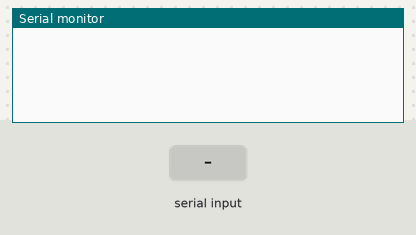
Bench run of a sketch on a simulated ESP8266 (NodeMCU). On the bench: the last lines printed to the serial monitor. Inputs (shaded band) come from the test bench. WiFi joins after 1.5 s; servers stay silent unless stated.

Above: at 3.0 s.
3.1 s: "90,45,200\n" received over Serial
At 4.1 s:
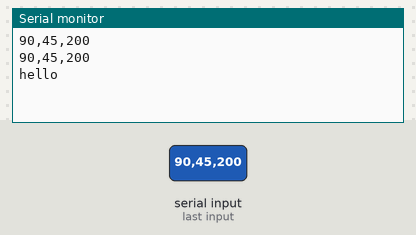
4.6 s: "90,45\n" received over Serial
At 5.0 s:
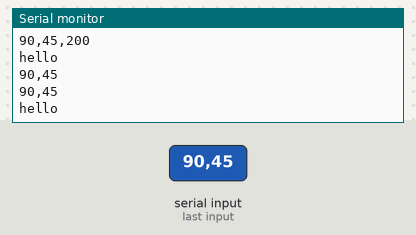
6.1 s: "90,45,200,10\n" received over Serial
At 6.5 s:
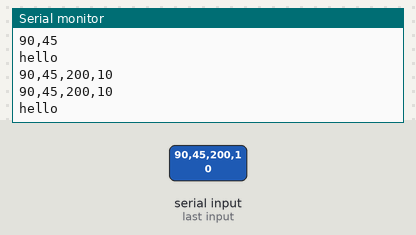
7.6 s: "90,45,200,10,150,30\n" received over Serial
At 8.0 s:
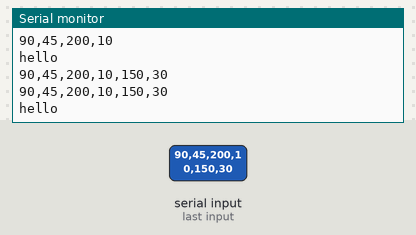
9.1 s: "0\n" received over Serial
At 9.5 s:
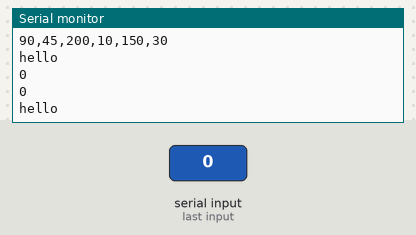

The sketch:

node_mcu.ino
```cpp
//NODEMCU 8266 PROGRAMMING (ARDUINO_IDE)


//INITIALIZATION OF REQUIRED LIBRARIES
#define BLYNK_PRINT Serial
#include <ESP8266WiFi.h>
#include <BlynkSimpleEsp8266.h>
#include <SoftwareSerial.h>


char auth[] = "h7N5_B-fz7K_51qODgI9pgWBx2zE8IG4"; //AUTHENTICATION TOKEN GENERATED FROM BLYNK APP


char ssid[] = " << Enter ssid >> ";   // WiFi credentials.
char pass[] = " << Enter password >> ";       // Password set in " " for open networks.

BlynkTimer timer;  //Declaratin of in-built blynk timer for syncronization purposes


String myString; // complete message from arduino, which consistors of snesors data
char rdata;      // received charactors

int firstVal, secondVal,thirdVal; // sensors

int led1,led2,led3,led4,led5,led6; //variables declared for the LEDs present in Blynk app widgets

// This function sends Arduino's up time every second to Virtual Pin (1).
// In the app, Widget's reading frequency should be set to PUSH.
// This indicates how often we send data to blynk app

void myTimerEvent()
{
  Blynk.virtualWrite(V1, millis() / 1000);
}


void setup()
{
  BlynkTimer timer;
  Serial.begin(9600);    //ACTIVATES SERIAL COMMUNICATION WITH BAUD RATE AS 9600
  Blynk.begin(auth, ssid, pass);   // INBUILT FUNCTION THAT ENABLES THE CONNECTION BETWEEN
                                   // THE CODE HERE AND BLYNK APPLICATION

    //call of each time day and user defined function (sensorvalueX)
    timer.setInterval(1000L,sensorvalue1); // timer.setInterval(time,user-defined function), takes
                                           // in the delayed time and the user defined function as
                                           // its input. here, sersorvalue1 is a user defined funtion
                                           // defined below
    timer.setInterval(1000L,sensorvalue2);
    timer.setInterval(1000L,sensorvalue3);
    timer.setInterval(1000L,sensorvalue4);
    timer.setInterval(1000L,sensorvalue5);
    timer.setInterval(1000L,sensorvalue6);
}


void loop()
{
   if (Serial.available() == 0 ) // TRIGGERS THIS CONDITION IF NOD MCU MODULE HASN'T RECEIVED ANY DATA

   {
      Blynk.run();               //INITIATES BLYNK APP
      timer.run();               // Initiates BlynkTimer
   }

  if (Serial.available() > 0 ) // TRIGGERS THIS CONDITION IF NOD MCU HAS RECEIVED DATA
  {
    rdata = Serial.read();     // reads out the first available byte from the serial receive buffer.
    myString = myString+ rdata; // ADD EACH CHARACTER WITH MYSTRING TO MAKE COMPLETE MESSAGE
   Serial.print(rdata);         // PRINTS THE FIRST AVAILABLE BYTE TO SERIAL PORT

    if( rdata == '\n')          // CONDITION MAKES SURE IF THE ENTIRE MESSAGE IS RECIEVED
    {
      Serial.println(myString); // DISPLAYS THE COLLECTIVE STATUS TO THE SERIAL MONITOR
      Serial.println("hello");  //this shows in serial monitor means the code is working properly


      // THE ENTIRE MESSAGE RECEIVED IS SPLITTED BY USING getValue function
      String l = getValue(myString, ',', 0);
      String m = getValue(myString, ',', 1);
      String n = getValue(myString, ',', 2);
      String o = getValue(myString, ',', 3);
      String p = getValue(myString, ',', 4);
      String q = getValue(myString, ',', 5);

      // these leds represents the leds used in Blynk application
      // We convert the spliited values to integers
      led1 = l.toInt();
      led2 = m.toInt();
      led3 = n.toInt();
      led4 = o.toInt();
      led5 = p.toInt();
      led6 = q.toInt();

      myString = "";   //reset myString for new data

    }
  }
}


//These sub-functions below are used to send the values stored to LED X of blynk app
                                // by the way of its degisnated virtual pins X (V-X)
void sensorvalue1()
{
int sdata = led1;
  // You can send any value at any time.
  Blynk.virtualWrite(V10, sdata);

}
void sensorvalue2()
{
int sdata = led2;
  // You can send any value at any time.
  Blynk.virtualWrite(V11, sdata);

}

void sensorvalue3()
{
int sdata = led3;
  // You can send any value at any time.
  Blynk.virtualWrite(V12, sdata);

}

void sensorvalue4()
{
int sdata = led4;
  // You can send any value at any time.
  Blynk.virtualWrite(V13, sdata);

}

void sensorvalue5()
{
int sdata = led5;
  // You can send any value at any time.
   Blynk.virtualWrite(V14, sdata);

}

void sensorvalue6()
{
int sdata = led6;
  // You can send any value at any time.
  Blynk.virtualWrite(V15, sdata);
}

//HERE getValue is a user-defined function that takes the parameters
// data, separator and index. It helps to separate the screen message
// using comma (,) as the delimiter

String getValue(String data, char separator, int index)
{
    int found = 0;
    int strIndex[] = { 0, -1 };
    int maxIndex = data.length() - 1;

    for (int i = 0; i <= maxIndex && found <= index; i++) {
        if (data.charAt(i) == separator || i == maxIndex) {
            found++;
            strIndex[0] = strIndex[1] + 1;
            strIndex[1] = (i == maxIndex) ? i+1 : i;
        }
    }
    return found > index ? data.substring(strIndex[0], strIndex[1]) : "";
}
```

Measured:
- after the input at 3.1 s, the serial monitor: prints a new line at once (image 1)
- after the input at 4.6 s, the serial monitor: prints a new line at once (image 2)
- after the input at 6.1 s, the serial monitor: prints a new line at once (image 3)
- after the input at 7.6 s, the serial monitor: prints a new line at once (image 4)
- after the input at 9.1 s, the serial monitor: prints a new line at once (image 5)
